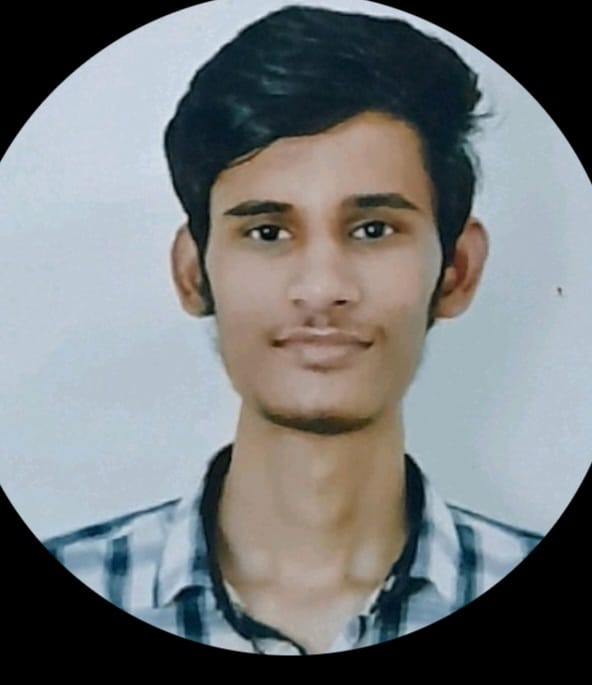
#> input picture sample_data/human.jpg, 592 x 685 px
$ python face-detector.py
#> lines starting #> are read from the running program, lines starting #| are printed output that depends on the picture
import cv2

imagePath = 'sample_data/human.jpg'

img = cv2.imread(imagePath)
#> img is the input picture: shape (685, 592, 3); mean B, G, R 122.7, 121.2, 117.4

if img is None:
    print("Error: Unable to load image from path:", imagePath)
else:
    gray_image = cv2.cvtColor(img, cv2.COLOR_BGR2GRAY)
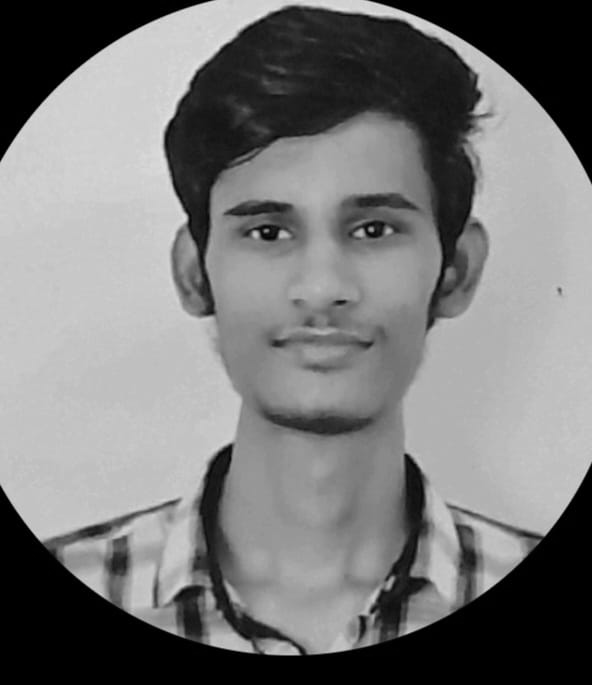
#> gray_image: shape (685, 592); min 0, max 233, mean 120.2
    face_classifier = cv2.CascadeClassifier(
        cv2.data.haarcascades + "haarcascade_frontalface_default.xml"
    )

    face = face_classifier.detectMultiScale(
        gray_image, scaleFactor=1.1, minNeighbors=5, minSize=(40, 40)
    )
#> face = [[152, 98, 335, 335]]

    if len(face) > 0:
        print("Yes")
    else:
        print("No")
